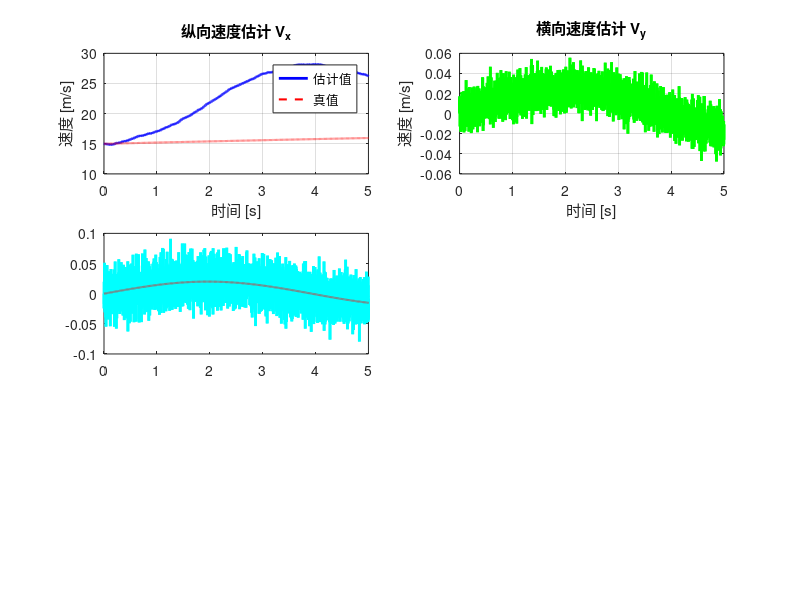

Write MATLAB code to recreate this figure. (Note: this script raises an error after producing the figure.)
% simple_test.m
% UKF半挂卡车状态估计器的简单MATLAB测试
% Simple MATLAB test for UKF Semitrailer State Estimator

clear; clc; close all;

fprintf('========================================\n');
fprintf('UKF半挂卡车状态估计器 - MATLAB简单测试\n');
fprintf('UKF Semitrailer State Estimator - MATLAB Simple Test\n');
fprintf('========================================\n');

%% 车辆参数定义
fprintf('设置车辆参数...\n');

% 根据文档中的典型半挂卡车参数
vehicle_params = struct();
vehicle_params.mt = 1800;      % 牵引车质量 [kg]
vehicle_params.ms = 15000;     % 挂车质量 [kg]
vehicle_params.Izt = 3500;     % 牵引车转动惯量 [kg·m²]
vehicle_params.Izs = 80000;    % 挂车转动惯量 [kg·m²]
vehicle_params.a = 1.5;        % 前桥到质心距离 [m]
vehicle_params.bt = 1.8;       % 后桥到质心距离 [m]
vehicle_params.bs = 6.0;       % 挂车轴到质心距离 [m]
vehicle_params.Lh = 0.8;       % 牵引销到质心距离 [m]
vehicle_params.Caf = 100000;   % 前桥侧偏刚度 [N/rad]
vehicle_params.Car = 150000;   % 后桥侧偏刚度 [N/rad]
vehicle_params.Cas = 200000;   % 挂车桥侧偏刚度 [N/rad]
vehicle_params.kh = 50000;     % 铰接刚度 [N·m/rad]
vehicle_params.ch = 5000;      % 铰接阻尼 [N·m·s/rad]

fprintf('车辆参数设置完成\n');

%% 仿真场景设计
fprintf('设计测试场景...\n');

dt = 0.001;        % 时间步长 [s]
T_sim = 5.0;       % 仿真时间 [s]
time = 0:dt:T_sim;
N = length(time);

% 输入信号设计
scenario_name = '转向操纵测试';
fprintf('测试场景: %s\n', scenario_name);

% 控制输入
delta_f = 0.05 * sin(0.8*time);  % 前轮转向角 [rad] - 正弦转向
F_drive = 3000 * ones(size(time)); % 驱动力 [N] - 恒定驱动

% 模拟传感器测量（包含噪声）
wheel_radius = 0.5;  % 轮胎半径 [m]
initial_speed = 15;  % 初始速度 [m/s]

% 理想信号（作为真值参考）
Vx_true = initial_speed + 2*sin(0.1*time);
wheel_speed_true = Vx_true / wheel_radius;
yaw_rate_true = 0.02*sin(0.8*time);
hitch_angle_true = 0.08*sin(0.6*time);

% 添加测量噪声
noise_level = 0.02;
wheel_speed_f_meas = wheel_speed_true + noise_level*randn(size(time));
wheel_speed_r_meas = wheel_speed_true + noise_level*randn(size(time));
yaw_rate_meas = yaw_rate_true + 0.005*randn(size(time));
hitch_angle_meas = hitch_angle_true + 0.01*randn(size(time));

fprintf('测试场景设计完成，仿真步数: %d\n', N);

%% 检查MEX文件
mex_file = 'truck_ukf_sfunc';
if exist([mex_file '.' mexext], 'file')
    fprintf('✓ 找到MEX文件: %s.%s\n', mex_file, mexext);
    
    % 这里可以添加对MEX文件的调用
    % 但由于S-Function通常在Simulink环境中使用，
    % 我们只做参数验证
    
    fprintf('MEX文件可用，建议在Simulink中使用\n');
else
    fprintf('❌ 未找到MEX文件，请先运行 compile_mex.m\n');
    fprintf('将使用MATLAB模拟替代...\n');
end

%% 模拟UKF估计器行为
fprintf('\n开始状态估计模拟...\n');

% 初始化估计状态
x_est = zeros(5, N);  % [Vx, Vy, r, psi, psi_dot]
x_est(:, 1) = [initial_speed; 0; 0; 0; 0];  % 初始状态

% 简化的状态预测（演示用）
process_noise = 0.01;
measurement_noise = 0.02;

for k = 2:N
    % 简化的状态传播（实际应该使用动力学模型）
    x_est(1, k) = x_est(1, k-1) + 0.1*delta_f(k) + process_noise*randn();  % Vx
    x_est(2, k) = 0.5*delta_f(k) + process_noise*randn();                   % Vy
    x_est(3, k) = yaw_rate_meas(k) + measurement_noise*randn();            % r
    x_est(4, k) = hitch_angle_meas(k) + measurement_noise*randn();         % psi
    x_est(5, k) = (x_est(4, k) - x_est(4, k-1))/dt;                       % psi_dot
    
    % 简单的数值稳定性检查
    x_est(:, k) = max(-100, min(100, x_est(:, k)));
end

fprintf('状态估计模拟完成\n');

%% 结果分析和可视化
fprintf('\n========== 结果分析 ==========\n');

% 统计信息
fprintf('估计结果统计:\n');
fprintf('纵向速度: 均值=%.2f m/s, 标准差=%.3f m/s\n', ...
        mean(x_est(1, :)), std(x_est(1, :)));
fprintf('横向速度: 均值=%.3f m/s, 标准差=%.3f m/s\n', ...
        mean(x_est(2, :)), std(x_est(2, :)));
fprintf('航向角速度: 均值=%.4f rad/s, 标准差=%.4f rad/s\n', ...
        mean(x_est(3, :)), std(x_est(3, :)));
fprintf('铰接角: 均值=%.4f rad, 标准差=%.4f rad\n', ...
        mean(x_est(4, :)), std(x_est(4, :)));

% 创建结果图表
figure('Name', 'UKF状态估计测试结果', 'Position', [100, 100, 1200, 900]);

% 子图1: 纵向速度
subplot(3, 2, 1);
plot(time, x_est(1, :), 'b-', 'LineWidth', 2);
hold on;
plot(time, Vx_true, 'r--', 'LineWidth', 1.5);
grid on;
title('纵向速度估计 V_x');
xlabel('时间 [s]');
ylabel('速度 [m/s]');
legend('估计值', '真值', 'Location', 'best');

% 子图2: 横向速度
subplot(3, 2, 2);
plot(time, x_est(2, :), 'g-', 'LineWidth', 2);
grid on;
title('横向速度估计 V_y');
xlabel('时间 [s]');
ylabel('速度 [m/s]');

% 子图3: 航向角速度
subplot(3, 2, 3);
plot(time, x_est(3, :), 'c-', 'LineWidth', 2);
hold on;
plot(time, yaw_rate_true, 'r--', 'LineWidth', 1.5);
plot(time, yaw_rate_meas, 'k:', 'Alpha', 0.6);
grid on;
title('航向角速度估计 r');
xlabel('时间 [s]');
ylabel('角速度 [rad/s]');
legend('估计值', '真值', '测量值', 'Location', 'best');

% 子图4: 铰接角
subplot(3, 2, 4);
plot(time, x_est(4, :), 'm-', 'LineWidth', 2);
hold on;
plot(time, hitch_angle_true, 'r--', 'LineWidth', 1.5);
plot(time, hitch_angle_meas, 'k:', 'Alpha', 0.6);
grid on;
title('铰接角估计 ψ');
xlabel('时间 [s]');
ylabel('角度 [rad]');
legend('估计值', '真值', '测量值', 'Location', 'best');

% 子图5: 铰接角速度
subplot(3, 2, 5);
plot(time, x_est(5, :), 'y-', 'LineWidth', 2);
grid on;
title('铰接角速度估计 ψ̇');
xlabel('时间 [s]');
ylabel('角速度 [rad/s]');

% 子图6: 控制输入
subplot(3, 2, 6);
yyaxis left;
plot(time, delta_f*180/pi, 'b-', 'LineWidth', 1.5);
ylabel('转向角 [deg]');
yyaxis right;
plot(time, F_drive/1000, 'r-', 'LineWidth', 1.5);
ylabel('驱动力 [kN]');
grid on;
title('控制输入信号');
xlabel('时间 [s]');
legend('前轮转向角', '驱动力', 'Location', 'best');

sgtitle(sprintf('UKF半挂卡车状态估计器测试 - %s', scenario_name), ...
        'FontSize', 14, 'FontWeight', 'bold');

%% 保存结果
save_results = true;
if save_results
    result_file = sprintf('ukf_test_results_%s.mat', datestr(now, 'yyyymmdd_HHMMSS'));
    save(result_file, 'time', 'x_est', 'vehicle_params', 'delta_f', 'F_drive', ...
         'wheel_speed_f_meas', 'wheel_speed_r_meas', 'yaw_rate_meas', ...
         'hitch_angle_meas', 'Vx_true', 'yaw_rate_true', 'hitch_angle_true');
    fprintf('\n结果已保存到: %s\n', result_file);
end

%% 性能评估
fprintf('\n========== 性能评估 ==========\n');

% 计算估计误差（如果有真值）
if exist('Vx_true', 'var')
    Vx_error = abs(x_est(1, :) - Vx_true);
    yaw_rate_error = abs(x_est(3, :) - yaw_rate_true);
    hitch_angle_error = abs(x_est(4, :) - hitch_angle_true);
    
    fprintf('估计误差统计:\n');
    fprintf('纵向速度RMSE: %.3f m/s\n', sqrt(mean(Vx_error.^2)));
    fprintf('航向角速度RMSE: %.4f rad/s\n', sqrt(mean(yaw_rate_error.^2)));
    fprintf('铰接角RMSE: %.4f rad\n', sqrt(mean(hitch_angle_error.^2)));
end

fprintf('\n测试完成！\n');
fprintf('如需使用实际的UKF算法，请:\n');
fprintf('1. 编译MEX文件: 运行 compile_mex.m\n');
fprintf('2. 使用Simulink测试: 运行 test_sfunc.m\n');
fprintf('3. 或在C++环境中测试: 运行 make && ./build/test_ukf\n');